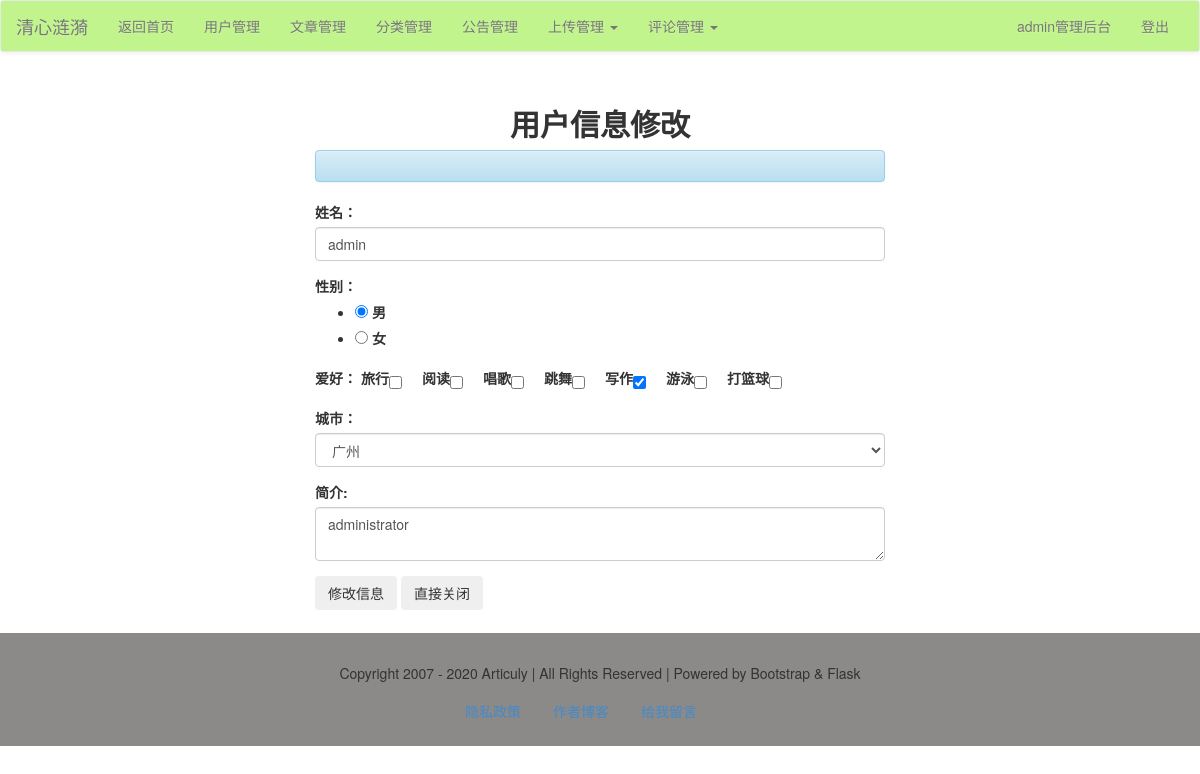
The app's page /admin/user/edit/1 (signed in) with its own data.
### models.py (models this page shows, shortened)
class User(db.Model):
    id = db.Column(db.Integer, primary_key=True)
    username = db.Column(db.String)
    password = db.Column(db.String)
    realname = db.Column(db.String)
    sex = db.Column(db.Integer)
    city = db.Column(db.String)
    hobby = db.Column(db.String)
    intro = db.Column(db.String)
    comment = db.relationship('Comment')

### admin/users.py (the view)
@admin_app.route("/user/edit/<int:user_id>", methods=['get', 'post'])
def editUser(user_id):
    form = AdminEditInfoForm()
    user = User.query.get_or_404(user_id)
    print('form data is in')
    if form.validate_on_submit():
        message = {'result': 'fail'}
        user.realname = form.data['name']
        user.sex = form.data['sex']
        user.hobby = ', '.join(form.data['hobby'])
        user.city = form.data['city']
        user.intro = form.data['intro']
        try:
            db.session.commit()
            print('准备提交')
        except Exception as e:
            print(str(e))
        else:
            message['result'] = 'success'
        return jsonify(message)
    elif form.errors:
        print(form.errors)
    else:
        form.name.data = user.realname
        form.sex.data = user.sex
        form.hobby.data = user.hobby.split(', ')
        form.city.data = user.city
        form.intro.data = user.intro
    return render_template("admin/user/user_edit.html", user_id=user_id, form=form)

### forms/account_form.py
class AdminEditInfoForm(FlaskForm):
    name = StringField('姓名：',
                       validators=[DataRequired('真实姓名必填'), BadWords(['admin', 'articuly', '客户服务'], message='不能包括敏感词')],
                       render_kw={'class': 'form-control', 'placeholder': "请填写您的真实姓名"})
    sex = RadioField('性别：', coerce=int,
                     choices=[(1, '男'), (2, '女')])
    hobby = CheckBoxField('爱好：', choices=[('travel', '旅行'), ('reading', '阅读'), ('singing', '唱歌'), ('dancing', '跳舞'),
                                          ('writing', '写作'), ('swimming', '游泳'), ('playing basketball', '打篮球')],
                          render_kw={"class": "checkbox-inline"})
    city = SelectField('城市：', validators=[DataRequired('必须所有城市')],
                       choices=[('', '请选择城市'), ('010', '北京'), ('021', '上海'), ('020', '广州'), ('0755', '深圳'),
                                ('0571', '杭州'), ('023', '重庆'), ('0512', '苏州')],
                       render_kw={'class': 'form-control'})
    intro = CKEditorField('简介:', render_kw={'class': 'form-control'})

### admin/admin_app.py (called while the page is built)
@admin_app.before_request
@login_required
def is_admin():
    print(session['user'])
    if session['user'] != 'admin':
        print('user is someone else.')
        return redirect(url_for('login'))

### app.py (called while the page is built)
@app.context_processor
def account():
    username = session.get('user')
    return {'username': username}

@app.context_processor
def getCateList():
    cates = Category.query.all()
    return {'cates': cates}

### libs.py (called while the page is built)
def login_required(func):
    @wraps(func)
    def decorator_nest(*args, **kwargs):
        if not 'user' in session:
            return redirect(url_for('login'))
        else:
            print(func)
            return func(*args, **kwargs)
    return decorator_nest

### templates/admin/user/user_edit.html (shortened to what this page needs)
{% extends "admin/admin_base.html" %}
{% block content %}
    <div class="container-fluid">
        <div class="row">
            <div class="main col-lg-6 col-lg-offset-3 col-md-8 col-md-offset-2 col-sm-10 col-sm-offset-1 col-xs-12">
                <h2 class="text-center"><b>用户信息修改</b></h2>
                <div class="body">
                    <div class="alert alert-info" id="message" role="alert"></div>
                    {% for field in form %}
                        {% if field.widget.input_type!="hidden" %}
                            <div class="form-group">
                                {{ field.label }}
                                {{ field }}
                            </div>
                        {% else %}
                            {{ field }}
                        {% endif %}
                    {% endfor %}
                    <div class="form-group">
                        <input class="btn" type="button" name="submit" id="btn1" value="修改信息"/>
                        <input class="btn" type="button" name="closeTab" onclick="closeTab()" id="btn2" value="直接关闭"/>
                    </div>
                </div>
            </div>
        </div>
    </div>
{% endblock %}

### records on screen
User: form "☑ 男 ☐ 女" "☐ ☐ ☐ ☐ ☑ ☐ ☐" "广州" "administrator"

### other values on screen
{{ username }} "admin"
{{ field.label }} "姓名：" "性别：" "爱好：" "城市：" "简介:"
